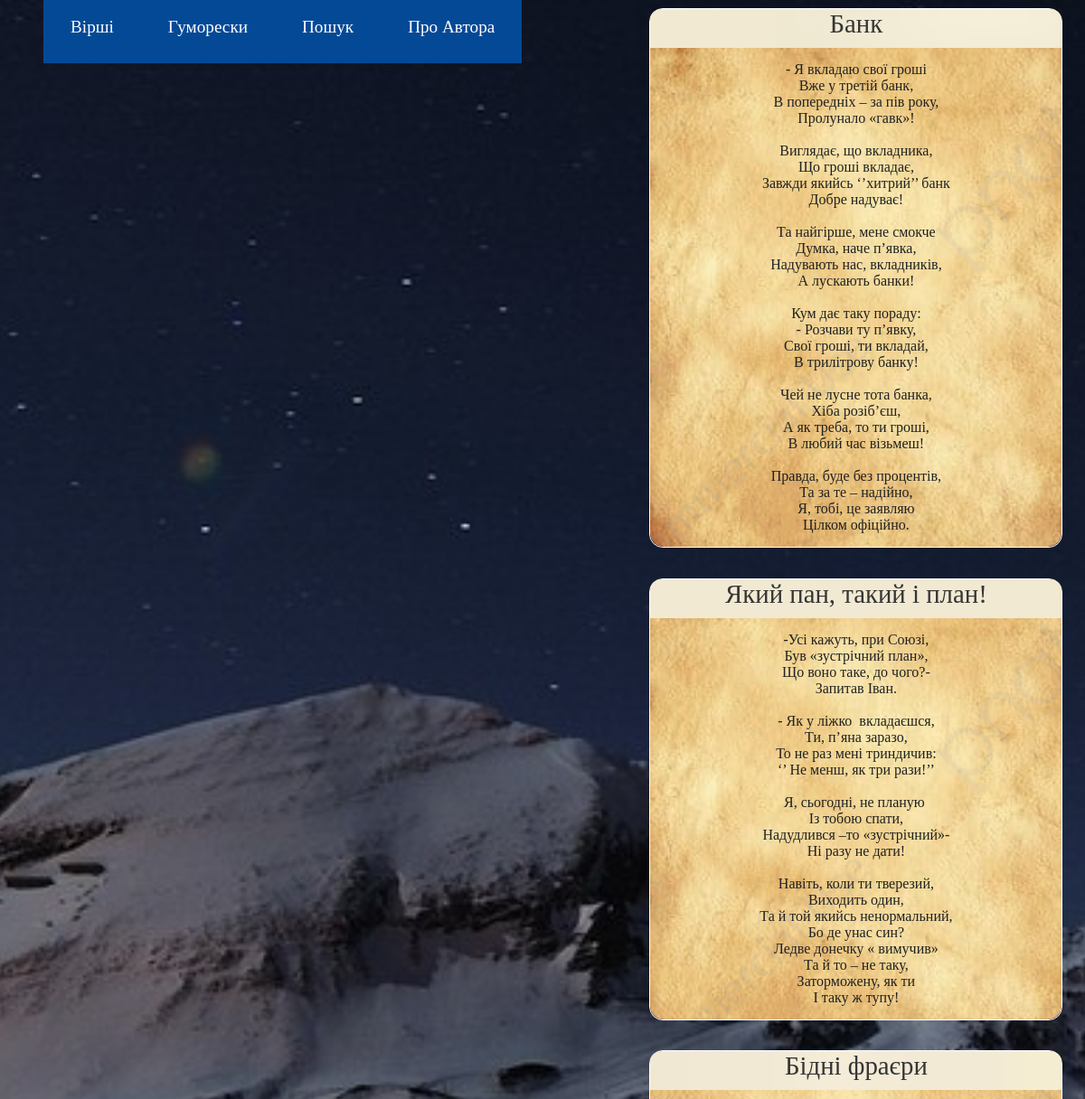
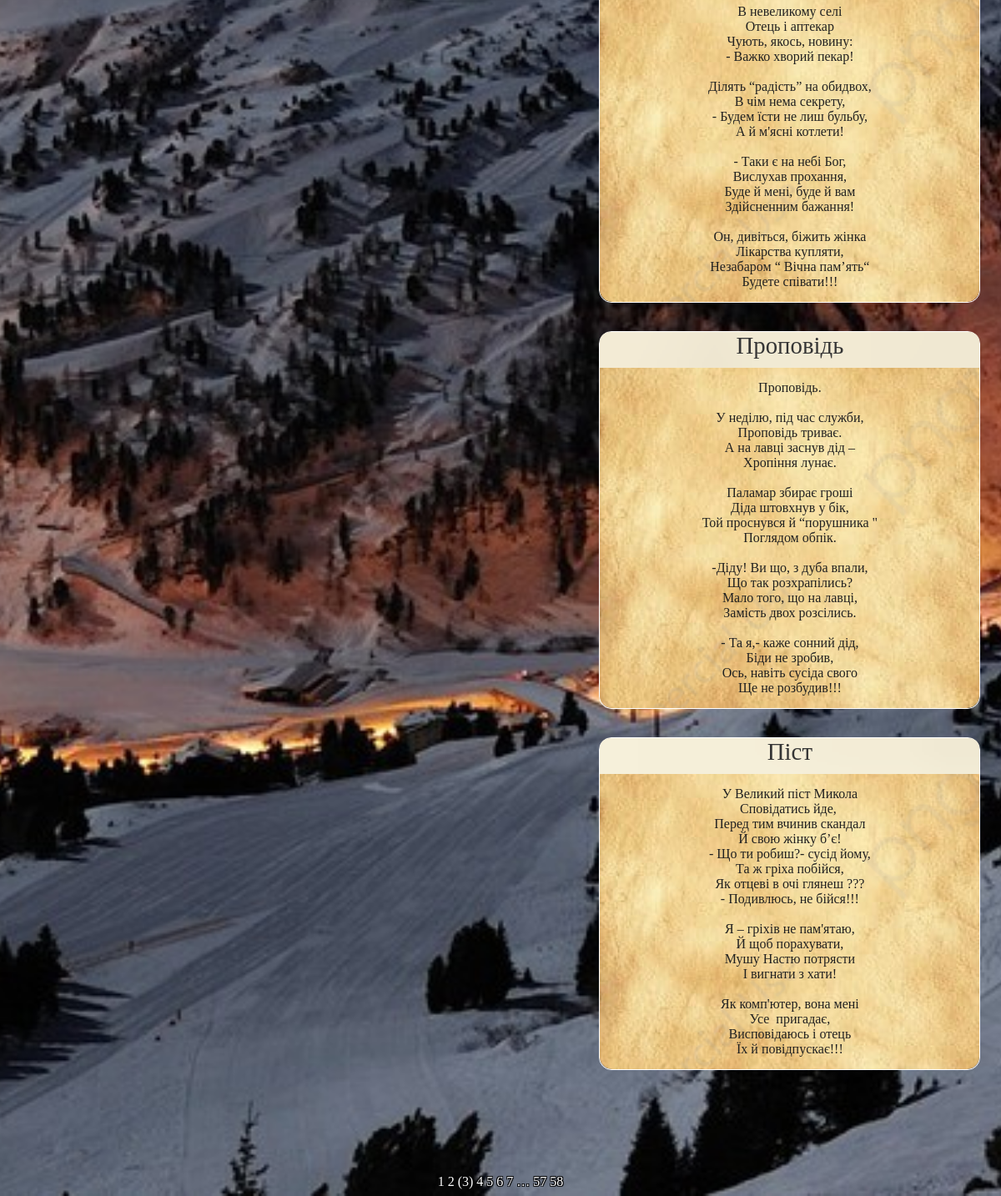
Page /humoresques/3 on the committed database (2 pictures, top to bottom).
### app/models.py (models this page shows)
class Humoresque(db.Model):
    id = db.Column(db.Integer, primary_key=True)
    title = db.Column(db.String(20), unique=True)
    text = db.Column(db.String(1028), unique=True)

### app/routes.py (the view)
@app.route('/humoresques/<int:hum_page_num>')
def humoresques(hum_page_num):
    humoresques = Humoresque.query.paginate(per_page=5, page=hum_page_num, error_out=True)
    return render_template('humoresques.html', title='Гуморески',  humoresques=humoresques)

### app/templates/humoresques.html
{% extends "base.html" %}
{% block app_content %}
    {% for humoresque in humoresques.items %}
        {% include "_humoresque.html" %}
    {% endfor %}
    <div class="pagination-links">
    {% for page in humoresques.iter_pages() %}
        {% if page %}
            {% if page != humoresques.page %}
                <a href="{{ url_for('humoresques', hum_page_num=page) }}">{{ page }}</a>
            {% else %}
                <span style="color: white;">({{ page }})</span>
            {% endif %}
        {% else %}
            <span class=ellipsis style="color: white;">…</span>
        {% endif %}
    {% endfor %}
    </div>
{% endblock %}

### app/templates/base.html (shortened to what this page needs)
<html>
    <head>
        <link rel="stylesheet" href="{{ url_for('static', filename='styles.css') }}"/>
    </head>
    <body>
        <div id="navbar-container">
            <div id="navbar">
                <div class="link-div">
                    <nav>
                        <ul class="nav-links">
                            <li><a href="{{ url_for('poems', page_num=1) }}">Вірші</a></li>
                            <li><a href="{{ url_for('humoresques', hum_page_num=1) }}">Гуморески</a></li>
                            <li><a href="{{ url_for('search') }}">Пошук</a></li>
                            <li><a href="{{ url_for('about') }}">Про Автора</a></li>
                        </ul>
                    </nav>
                </div>
            </div>
        </div>
        <div id="page_container">
            {% block content %}
            <div class="container-fluid" style="margin-top: 100px;">
                {% block app_content %}{% endblock %}
            </div>
            {% endblock %}
        </div>
    </body>
</html>

### app/templates/_humoresque.html
{% extends "base.html" %}
{% block app_content %}
    <div id="poem-container">
        <div id="title">{{humoresque.title}}</div>
        <pre><div id="text">{{humoresque.text}}</div></pre>
    </div>
{% endblock %}

### app/static/styles.css (style rules this page uses)
#poem-container { width: 455px; border: 1px solid white; color: white; margin-left: 60%; margin-top: -5.7rem; margin-bottom: 125px; border-radius: 15px; }
#title { width: 100%; height: 40px; background: url('/static/title_bg.jpg') no-repeat center center fixed; -webkit-background-size: cover; -moz-background-size: cover; -o-background-size: cover; background-size: cover; font-family: 'Lobster Two', cursive; font-size: 1.8rem; color: #353535; text-align: center; padding-bottom: 5px; border-radius: 12px 12px 0 0; }
#text { background: url('/static/poem_bg.jpg') no-repeat center center; width: 455px; -webkit-background-size: cover; -moz-background-size: cover; -o-background-size: cover; background-size: cover; font-family: 'Lobster Two', cursive ; font-size: 1rem; color: #212121; text-align: center; margin-top: -15px; margin-bottom: -13px; padding-top: 15px; padding-bottom: 15px; border-radius:0 0 15px 15px; }
#navbar-container { position: absolute; top: 0; height: 100px; width: 50%; }
#navbar { position: fixed; display: flex; justify-content: space-between; align-items: center; font-size: 1.2rem; margin-bottom: 100px; margin-right: -500px; }
a { text-decoration: none; color: white; }
body { background: url('/static/night-mnt.jpg') no-repeat center center fixed; -webkit-background-size: cover; -moz-background-size: cover; -o-background-size: cover; background-size: cover; font-family: 'Lobster Two', cursive; }
.nav-links { display: flex; list-style: none; }
.nav-links a { padding: 30px; margin-right: 0px; background: rgb(4, 73, 150); transition: 0.3s ease-out; }
.pagination-links { text-align: center; text-shadow: -1px -1px 0 #000, 1px -1px 0 #000, -1px 1px 0 #000, 1px 1px 0 #000; float: bottom 0; }

### rows in the picture
Humoresque: title "Банк", text "- Я вкладаю свої гроші Вже у третій банк, В попередніх – за пів року, Пролунало «гавк»! Виглядає, що вкладника, Що гроші вкладає, Завжди якийсь ‘’хитрий’’ банк Добре надуває! Та найгірше, мене смокче Думка, наче п’явка, Надувають нас, вкладників, А лускають банки! Кум дає таку пораду: - Розчави ту п’явку, Свої гроші, ти вкладай, В трилітрову банку! Чей не лусне тота банка, Хіба розіб’єш, А як треба, то ти гроші, В любий час візьмеш! Правда, буде без процентів, Та за те – надійно, Я, тобі, це заявляю Цілком офіційно."
Humoresque: title "Який пан, такий і план!", text "-Усі кажуть, при Союзі, Був «зустрічний план», Що воно таке, до чого?- Запитав Іван. - Як у ліжко вкладаєшся, Ти, п’яна заразо, То не раз мені триндичив: ‘’ Не менш, як три рази!’’ Я, сьогодні, не планую Із тобою спати, Надудлився –то «зустрічний»- Ні разу не дати! Навіть, коли ти тверезий, Виходить один, Та й той якийсь ненормальний, Бо де унас син? Ледве донечку « вимучив» Та й то – не таку, Заторможену, як ти І таку ж тупу!"
Humoresque: title "Бідні фраєри", text "В невеликому селі Отець і аптекар Чують, якось, новину: - Важко хворий пекар! Ділять “радість” на обидвох, В чім нема секрету, - Будем їсти не лиш бульбу, А й м'ясні котлети! - Таки є на небі Бог, Вислухав прохання, Буде й мені, буде й вам Здійсненним бажання! Он, дивіться, біжить жінка Лікарства купляти, Незабаром “ Вічна пам’ять“ Будете співати!!!"
Humoresque: title "Проповідь", text "Проповідь. У неділю, під час служби, Проповідь триває. А на лавці заснув дід – Хропіння лунає. Паламар збирає гроші Діда штовхнув у бік, Той проснувся й “порушника \" Поглядом обпік. -Діду! Ви що, з дуба впали, Що так розхрапілись? Мало того, що на лавці, Замість двох розсілись. - Та я,- каже сонний дід, Біди не зробив, Ось, навіть сусіда свого Ще не розбудив!!!"
Humoresque: title "Піст", text "У Великий піст Микола Сповідатись йде, Перед тим вчинив скандал Й свою жінку б’є! - Що ти робиш?- сусід йому, Та ж гріха побійся, Як отцеві в очі глянеш ??? - Подивлюсь, не бійся!!! Я – гріхів не пам'ятаю, Й щоб порахувати, Мушу Настю потрясти І вигнати з хати! Як комп'ютер, вона мені Усе пригадає, Висповідаюсь і отець Їх й повідпускає!!!"

### other values in the picture
{{ page }} "1" "2" "4" "5" "6" "7" "57" "58"
{{ page }} "3"
